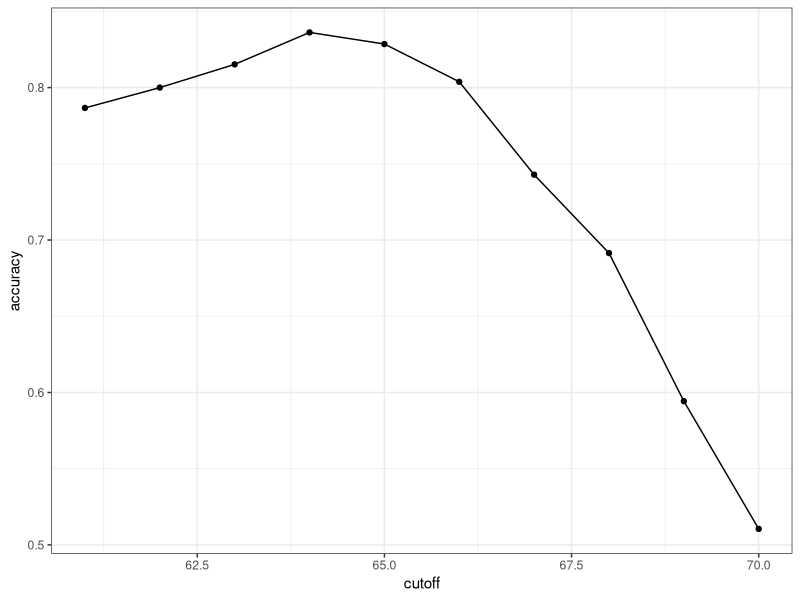
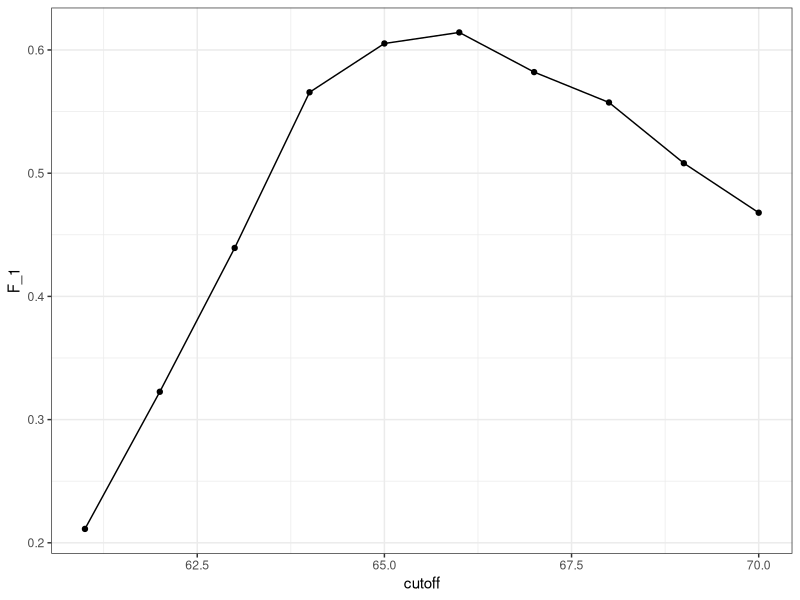
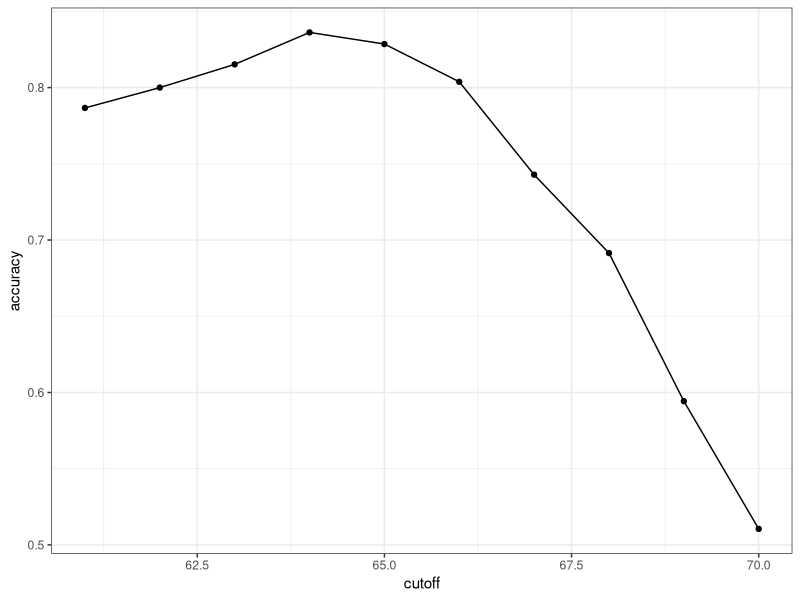
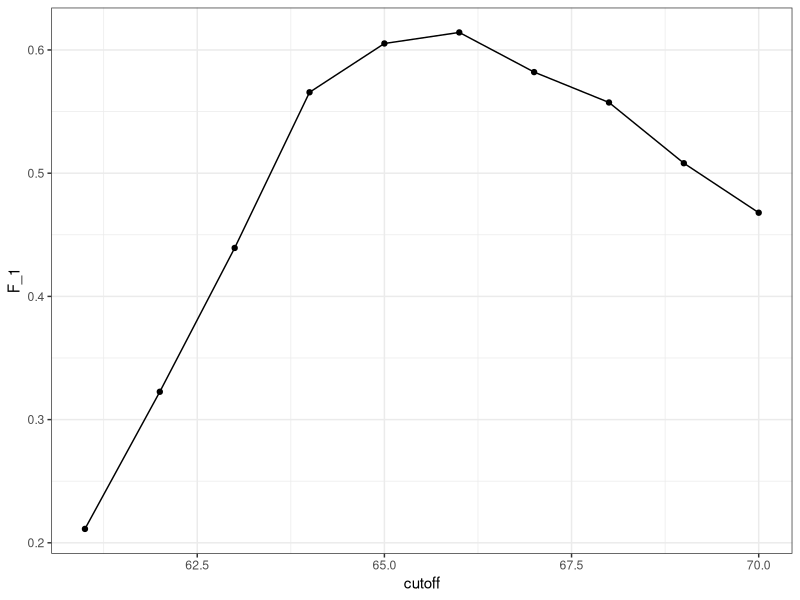

Here is the R script that generated these plots, in order:
options(digits = 3)
library(caret)
library(dslabs)
library(tidyverse)
ds_theme_set()

# predicting sex from height

data("heights")
y <- heights$sex
x <- heights$height

# create data partition
set.seed(2, sample.kind = "Rounding")
test_index <- createDataPartition(y, times = 1, p = 0.5, list = FALSE)
train_set <- heights[-test_index,]
test_set <- heights[test_index,]

# first model (guess)
y_hat <- sample(c("Male", "Female"), length(test_index), replace = TRUE)
y_hat <- sample(c("Male", "Female"), length(test_index), replace = TRUE) %>%
  factor(levels = levels(test_set$sex))
mean(y_hat == test_set$sex)

heights %>% group_by(sex) %>%
  summarise(mean(height), sd(height))

# second model (use cutoff)
y_hat <- ifelse(x >62, "Male", "Female") %>%
  factor(levels = levels(test_set$sex))
mean(y_hat == test_set$sex)
mean(y_hat == y)

# third model (test and select cutoff)
cutoff <- seq(61,70)
accuracy <- map_dbl(cutoff, function(x){
  y_hat <- ifelse(train_set$height > x, "Male", "Female") %>%
    factor(levels = levels(test_set$sex))
  mean((y_hat == train_set$sex))
})
data.frame(cutoff, accuracy) %>%
  ggplot(aes(cutoff, accuracy)) +
  geom_point() + geom_line()
ggsave("plots/heights_sex_cutoff_accuracy.jpg")
max(accuracy)
best_cutoff <- cutoff[which.max(accuracy)]
best_cutoff
y_hat <- ifelse(test_set$height > best_cutoff, "Male", "Female") %>%
  factor(levels = levels(test_set$sex))
mean(y_hat == test_set$sex)

# confusion matrix

table(predicted = y_hat, actual = test_set$sex)
test_set %>%
  mutate(y_hat = y_hat) %>%
  group_by(sex) %>%
  summarise(accuracy = mean(y_hat == sex))
prev <- mean(y == "Male")
prev
confusionMatrix(data = y_hat, reference = test_set$sex)

cutoff <- seq(61,70)
F_1 <- map_dbl(cutoff, function(x){
  y_hat <- ifelse(train_set$height > x, "Male", "Female") %>%
    factor(levels = levels(test_set$sex))
  F_meas(data = y_hat, reference = factor(train_set$sex))
})
data.frame(cutoff, F_1) %>%
  ggplot(aes(cutoff, F_1)) +
  geom_point() + geom_line()
ggsave("plots/heights_sex_cutoff_F_1.jpg")
max(F_1)
best_cutoff <- cutoff[which.max(F_1)]
best_cutoff
y_hat <- ifelse(test_set$height > best_cutoff, "Male", "Female") %>%
  factor(levels = levels(test_set$sex))
mean(y_hat == test_set$sex)
confusionMatrix(data = y_hat, reference = test_set$sex)
sensitivity(data = y_hat, reference = test_set$sex)
specificity(data = y_hat, reference = test_set$sex)
